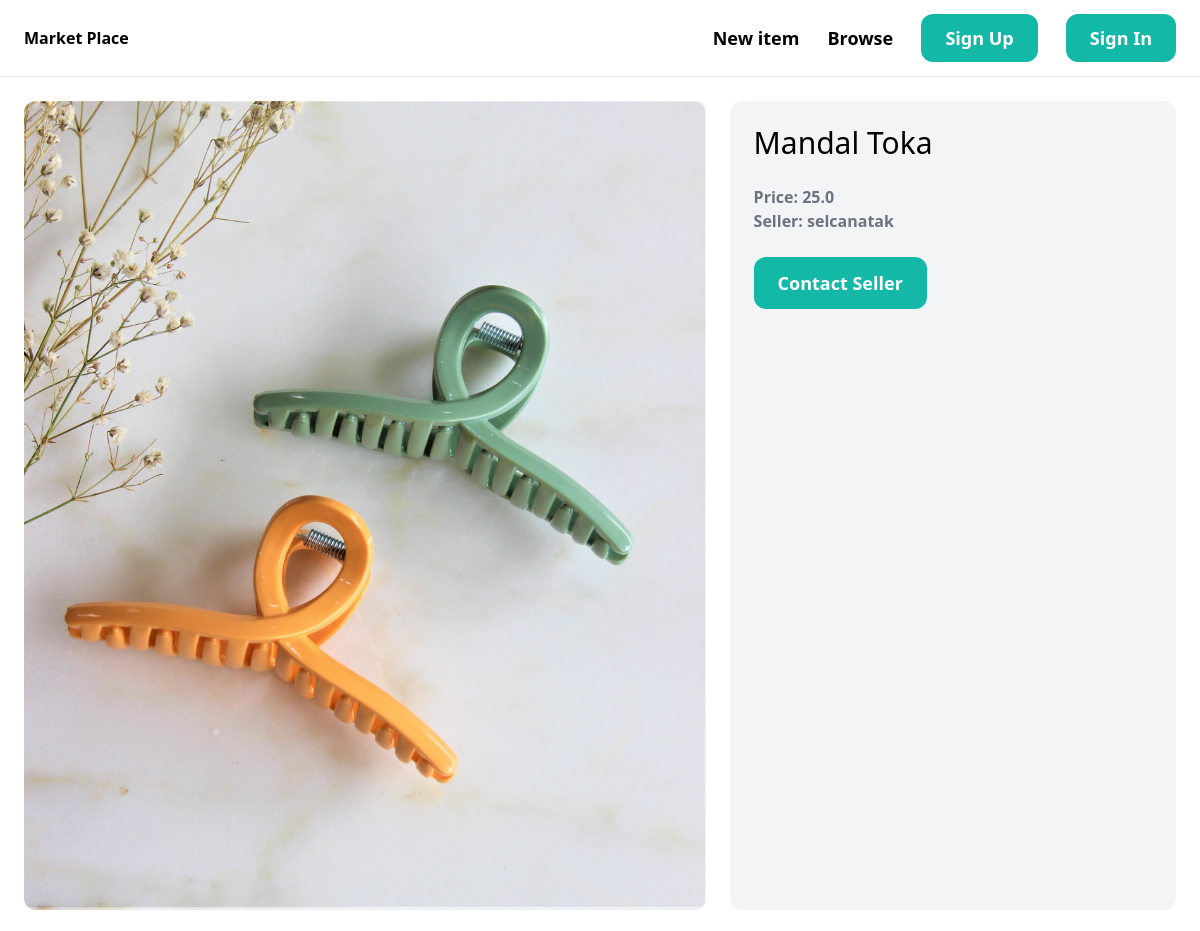
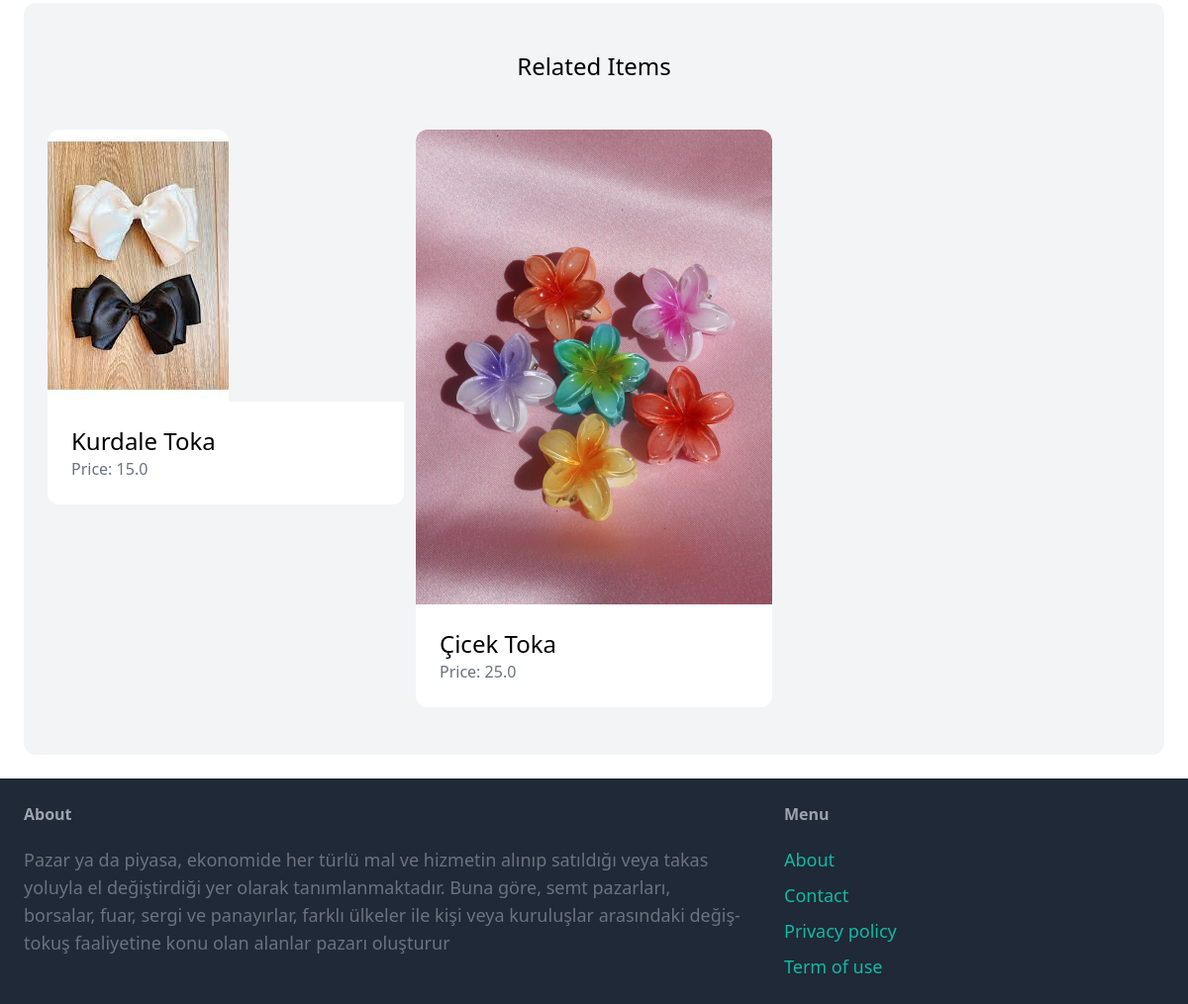
Page /items/1 on the committed database (2 pictures, top to bottom).
### item/models.py (models this page shows, shortened)
class Item(models.Model):
    category = models.ForeignKey(Category, related_name='items', on_delete=models.CASCADE)
    name = models.CharField(max_length=255)
    description = models.TextField(blank=True, null=True)
    price = models.FloatField()
    image = models.ImageField(upload_to='item_images', blank=True, null=True)
    is_sold = models.BooleanField(default=False)
    created_by = models.ForeignKey(User, related_name='items', on_delete=models.CASCADE)
    created_at = models.DateTimeField(auto_now_add=True)

### item/views.py (the view)
# urls.py: path("items/<int:pk>", views.detail, name='detail'),
def detail(request, pk):
    item = get_object_or_404(Item, pk=pk)
    related_items = Item.objects.filter(category=item.category, is_sold=False).exclude(pk=pk)[0:3]
    context = {
        'item': item,
        'related_items': related_items,
    }
    return render(request, 'item/detail.html', context)

### templates/item/detail.html (shortened to what this page needs)
{% extends 'marketplace/base.html' %}
{% block content %}
<div class="grid grid-cols-5 gap-6">
    <div class="col-span-3">
        <img src="{{ item.image.url }}" class="rounded-xl">
    </div>
    <div class="col-span-2 p-6 bg-gray-100 rounded-xl" >
        <h1 class="mb-6 text-3xl" > {{item.name}} </h1>
        <p class="text-gray-500" ><strong> Price: {{item.price}} </strong></p>
        <p class="text-gray-500" ><strong> Seller: {{item.created_by.username}} </strong></p>
        <a href="#" class="inline-block mt-6 px-6 py-3 text-lg font-semibold bg-teal-500 text-white rounded-xl hover:bg-teal-700">Contact Seller </a>
    </div>
</div>
<div class="mt-6 px-6 py-12 bg-gray-100 rounded-xl ">
    <h2 class="mb-12 text-2xl text-center"> Related Items</h2>
    <div class="grid grid-cols-3 gap-3">
        {% for item in related_items %}
        <div>
            <a href="{% url 'item:detail' item.id %}">
                <div>
                    <img src="{{ item.image.url }}" class="rounded-t-xl">
                </div>
            <div class="p-6 bg-white rounded-b-xl">
                <h2 class="text-2xl">{{ item.name }}</h2>
                <p class="text-gray-500"> Price: {{ item.price }}</p>
            </div>
                </a>
        </div>
        {% endfor %}
    </div>
</div>
{% endblock %}

### rows in the picture
Item: image (picture), name "Mandal Toka", price "25.0", created_by.username "selcanatak"
Item: image (picture), name "Kurdale Toka", price "15.0"
Item: image (picture), name "Çicek Toka", price "25.0"
